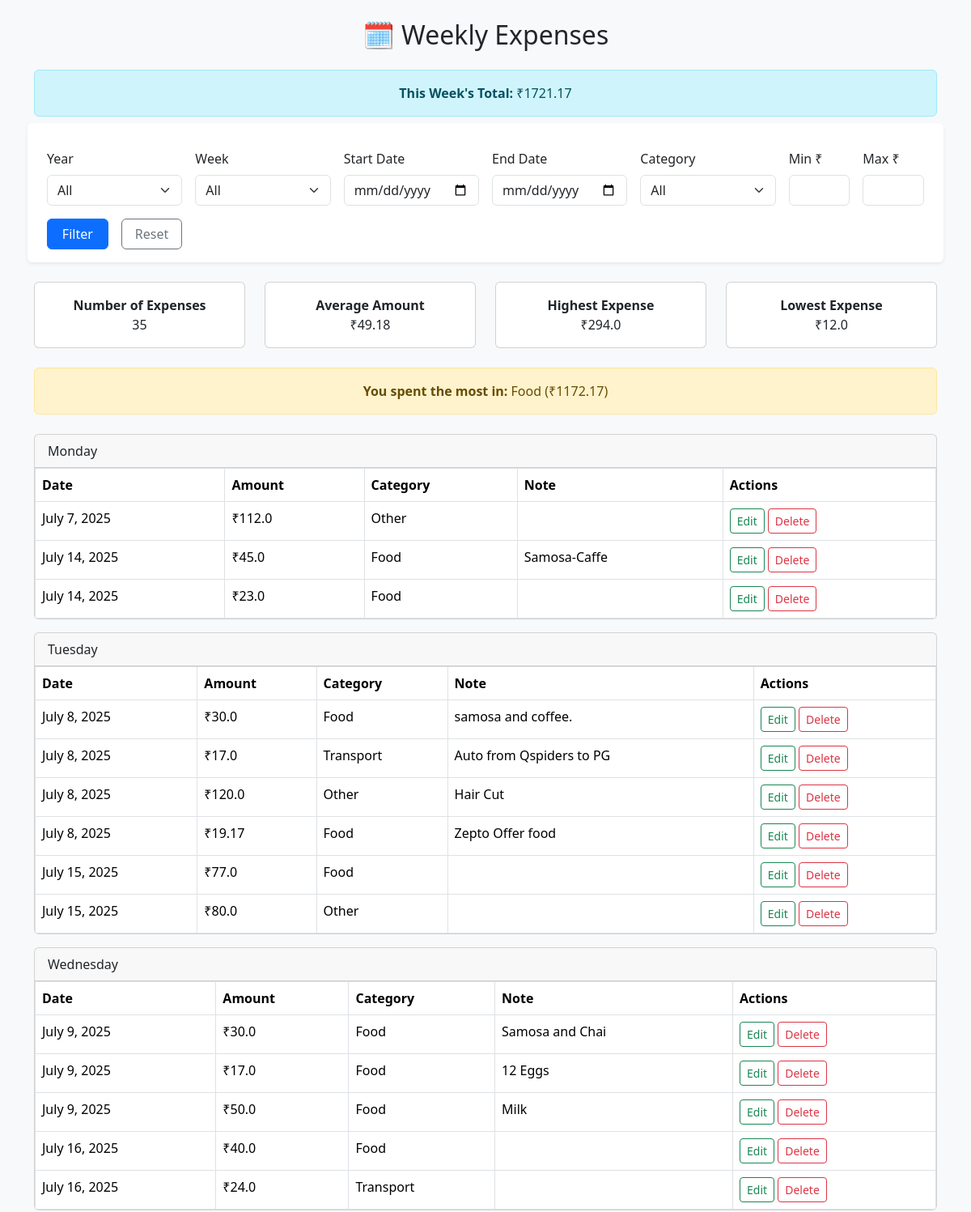
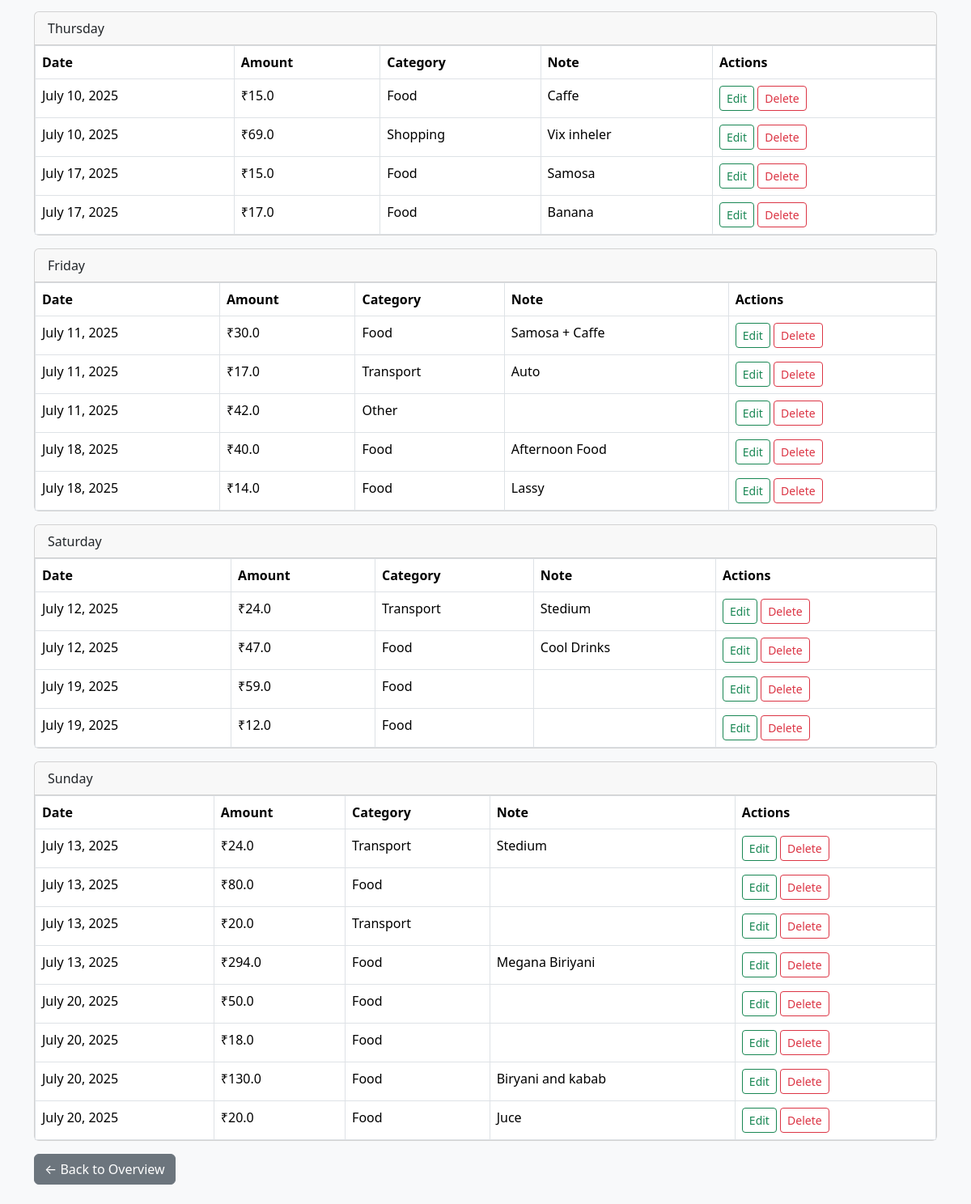
/weekly/, run on the app's committed database (2 pictures, top to bottom).
### expenses/models.py (models this page shows, shortened)
class Expense(models.Model):
    CATEGORY_CHOICES = [
        ('Food', 'Food'),
        ('Transport', 'Transport'),
        ('Shopping', 'Shopping'),
        ('Other', 'Other'),
    ]
    amount = models.FloatField()
    category = models.CharField(max_length=20, choices=CATEGORY_CHOICES)
    date = models.DateField()
    note = models.TextField(blank=True)

### expenses/views.py (the view)
# urls.py: path('weekly/', views.weekly_expenses, name='weekly_expenses'),
def weekly_expenses(request):
    from django.db.models import Q, Avg, Max, Min, Sum
    from django.db.models.functions import ExtractYear, ExtractWeek
    today = date.today()
    week_start = today - timedelta(days=today.weekday())
    start_date = request.GET.get('start_date')
    end_date = request.GET.get('end_date')
    category = request.GET.get('category')
    min_amount = request.GET.get('min_amount')
    max_amount = request.GET.get('max_amount')
    selected_year = request.GET.get('year')
    selected_week = request.GET.get('week')
    all_years = Expense.objects.annotate(year=ExtractYear('date')).values_list('year', flat=True).distinct().order_by('-year')
    all_weeks = Expense.objects.annotate(week=ExtractWeek('date')).values_list('week', flat=True).distinct().order_by('week')
    expenses = Expense.objects.all().order_by('-date')
    if start_date:
        expenses = expenses.filter(date__gte=start_date)
    if end_date:
        expenses = expenses.filter(date__lte=end_date)
    if category:
        expenses = expenses.filter(category=category)
    if min_amount:
        expenses = expenses.filter(amount__gte=min_amount)
    if max_amount:
        expenses = expenses.filter(amount__lte=max_amount)
    if selected_year:
        expenses = expenses.filter(date__year=selected_year)
    if selected_week:
        expenses = expenses.filter(date__week=selected_week)
    weekly_grouped = defaultdict(list)
    for expense in expenses.order_by('date'):
        day = expense.date.strftime('%A')
        weekly_grouped[day].append(expense)
    categories = Expense.objects.values_list('category', flat=True).distinct()
    week_total = expenses.aggregate(total=models.Sum('amount'))['total'] or 0
    expense_count = expenses.count()
    average_amount = expenses.aggregate(avg=Avg('amount'))['avg'] or 0
    max_amount_val = expenses.aggregate(max=Max('amount'))['max'] or 0
    min_amount_val = expenses.aggregate(min=Min('amount'))['min'] or 0
    category_totals = expenses.values('category').annotate(total=Sum('amount')).order_by('-total')
    if category_totals:
        top_category = category_totals[0]['category']
        top_category_amount = category_totals[0]['total']
    else:
        top_category = None
        top_category_amount = 0
    return render(request, 'expenses/weekly_expenses.html', {
        'weekly_grouped': dict(weekly_grouped),
        'categories': categories,
        'week_total': week_total,
        'expense_count': expense_count,
        'average_amount': average_amount,
        'max_amount': max_amount_val,
        'min_amount': min_amount_val,
        'top_category': top_category,
        'top_category_amount': top_category_amount,
        'all_years': all_years,
        'all_weeks': all_weeks,
        'selected_year': selected_year,
        'selected_week': selected_week,
    })

### expenses/templates/expenses/weekly_expenses.html (shortened to what this page needs)
{% load static %}
<!DOCTYPE html>
<html>
<head>
    <link href="https://cdn.jsdelivr.net/npm/bootstrap@5.3.3/dist/css/bootstrap.min.css" rel="stylesheet">
</head>
<body class="bg-light">
<div class="container py-4">
    <h2 class="mb-4 text-center">🗓 Weekly Expenses</h2>
    <div class="alert alert-info text-center mb-4">
        <strong>This Week's Total:</strong> ₹{{ week_total }}
    </div>
    <form method="get" class="row g-3 mb-4 align-items-end bg-white p-3 rounded shadow-sm">
        <div class="col-md-2">
            <label for="year" class="form-label">Year</label>
            <select class="form-select" id="year" name="year">
                <option value="">All</option>
            </select>
        </div>
        <div class="col-md-2">
            <label for="week" class="form-label">Week</label>
            <select class="form-select" id="week" name="week">
                <option value="">All</option>
            </select>
        </div>
        <div class="col-md-2">
            <label for="start_date" class="form-label">Start Date</label>
            <input type="date" class="form-control" id="start_date" name="start_date" value="{{ request.GET.start_date }}">
        </div>
        <div class="col-md-2">
            <label for="end_date" class="form-label">End Date</label>
            <input type="date" class="form-control" id="end_date" name="end_date" value="{{ request.GET.end_date }}">
        </div>
        <div class="col-md-2">
            <label for="category" class="form-label">Category</label>
            <select class="form-select" id="category" name="category">
                <option value="">All</option>
            </select>
        </div>
        <div class="col-md-1">
            <label for="min_amount" class="form-label">Min ₹</label>
            <input type="number" step="0.01" class="form-control" id="min_amount" name="min_amount" value="{{ request.GET.min_amount }}">
        </div>
        <div class="col-md-1">
            <label for="max_amount" class="form-label">Max ₹</label>
            <input type="number" step="0.01" class="form-control" id="max_amount" name="max_amount" value="{{ request.GET.max_amount }}">
        </div>
        <div class="col-md-1">
            <button type="submit" class="btn btn-primary w-100">Filter</button>
        </div>
        <div class="col-md-1">
            <a href="?" class="btn btn-outline-secondary w-100">Reset</a>
        </div>
    </form>
    <div class="row mb-4">
        <div class="col-md-3">
            <div class="card text-center">
                <div class="card-body">
                    <div class="fw-bold">Number of Expenses</div>
                    <div>{{ expense_count }}</div>
                </div>
            </div>
        </div>
        <div class="col-md-3">
            <div class="card text-center">
                <div class="card-body">
                    <div class="fw-bold">Average Amount</div>
                    <div>₹{{ average_amount|floatformat:2 }}</div>
                </div>
            </div>
        </div>
        <div class="col-md-3">
            <div class="card text-center">
                <div class="card-body">
                    <div class="fw-bold">Highest Expense</div>
                    <div>₹{{ max_amount }}</div>
                </div>
            </div>
        </div>
        <div class="col-md-3">
            <div class="card text-center">
                <div class="card-body">
                    <div class="fw-bold">Lowest Expense</div>
                    <div>₹{{ min_amount }}</div>
                </div>
            </div>
        </div>
    </div>
    {% if top_category %}
    <div class="alert alert-warning text-center mb-4">
        <strong>You spent the most in:</strong> {{ top_category }} (₹{{ top_category_amount }})
    </div>
    {% endif %}
    {% for day, expenses in weekly_grouped.items %}
        <div class="card mb-3">
            <div class="card-header">{{ day }}</div>
            <div class="card-body p-0">
                <table class="table table-bordered mb-0">
                    <thead>
                        <tr>
                            <th>Date</th>
                            <th>Amount</th>
                            <th>Category</th>
                            <th>Note</th>
                            <th>Actions</th>
                        </tr>
                    </thead>
                    <tbody>
                        {% for expense in expenses %}
                            <tr>
                                <td>{{ expense.date }}</td>
                                <td>₹{{ expense.amount }}</td>
                                <td>{{ expense.category }}</td>
                                <td>{{ expense.note }}</td>
                                <td>
                                    <a href="{% url 'edit_expense' expense.id %}" class="btn btn-sm btn-outline-success">Edit</a>
                                    <a href="{% url 'delete_expense' expense.id %}" class="btn btn-sm btn-outline-danger">Delete</a>
                                </td>
                            </tr>
                        {% endfor %}
                    </tbody>
                </table>
            </div>
        </div>
    {% endfor %}
    <a href="{% url 'expense_list' %}" class="btn btn-secondary">← Back to Overview</a>
</div>
</body>
</html>

### data on the page
Expense: day "Monday", date "July 7, 2025", amount "112.0", category "Other"
Expense: date "July 14, 2025", amount "45.0", category "Food", note "Samosa-Caffe"
Expense: date "July 14, 2025", amount "23.0", category "Food"
Expense: day "Tuesday", date "July 8, 2025", amount "30.0", category "Food", note "samosa and coffee."
Expense: date "July 8, 2025", amount "17.0", category "Transport", note "Auto from Qspiders to PG"
Expense: date "July 8, 2025", amount "120.0", category "Other", note "Hair Cut"
Expense: date "July 8, 2025", amount "19.17", category "Food", note "Zepto Offer food"
Expense: date "July 15, 2025", amount "77.0", category "Food"
Expense: date "July 15, 2025", amount "80.0", category "Other"
Expense: day "Wednesday", date "July 9, 2025", amount "30.0", category "Food", note "Samosa and Chai"
Expense: date "July 9, 2025", amount "17.0", category "Food", note "12 Eggs"
Expense: date "July 9, 2025", amount "50.0", category "Food", note "Milk"
Expense: date "July 16, 2025", amount "40.0", category "Food"
Expense: date "July 16, 2025", amount "24.0", category "Transport"
Expense: day "Thursday", date "July 10, 2025", amount "15.0", category "Food", note "Caffe"
Expense: date "July 10, 2025", amount "69.0", category "Shopping", note "Vix inheler"
Expense: date "July 17, 2025", amount "15.0", category "Food", note "Samosa"
Expense: date "July 17, 2025", amount "17.0", category "Food", note "Banana"
Expense: day "Friday", date "July 11, 2025", amount "30.0", category "Food", note "Samosa + Caffe"
Expense: date "July 11, 2025", amount "17.0", category "Transport", note "Auto"
Expense: date "July 11, 2025", amount "42.0", category "Other"
Expense: date "July 18, 2025", amount "40.0", category "Food", note "Afternoon Food"
Expense: date "July 18, 2025", amount "14.0", category "Food", note "Lassy"
Expense: day "Saturday", date "July 12, 2025", amount "24.0", category "Transport", note "Stedium"
Expense: date "July 12, 2025", amount "47.0", category "Food", note "Cool Drinks"
Expense: date "July 19, 2025", amount "59.0", category "Food"
Expense: date "July 19, 2025", amount "12.0", category "Food"
Expense: day "Sunday", date "July 13, 2025", amount "24.0", category "Transport", note "Stedium"
Expense: date "July 13, 2025", amount "80.0", category "Food"
Expense: date "July 13, 2025", amount "20.0", category "Transport"
Expense: date "July 13, 2025", amount "294.0", category "Food", note "Megana Biriyani"
Expense: date "July 20, 2025", amount "50.0", category "Food"
Expense: date "July 20, 2025", amount "18.0", category "Food"
Expense: date "July 20, 2025", amount "130.0", category "Food", note "Biryani and kabab"
Expense: date "July 20, 2025", amount "20.0", category "Food", note "Juce"

### other printed values
{{ week_total }} "1721.17"
{{ expense_count }} "35"
{{ average_amount|floatformat:2 }} "49.18"
{{ max_amount }} "294.0"
{{ min_amount }} "12.0"
{{ top_category }} "Food"
{{ top_category_amount }} "1172.17"
